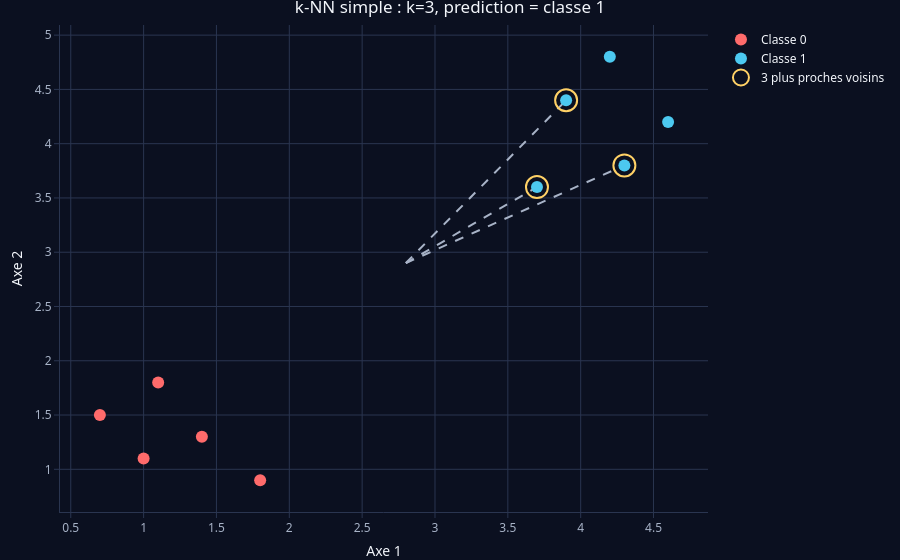

The code cell stored with this chart in its notebook:
### Markdown cell above
---

## Annexe A — Exemple visuel simple pour comprendre le k-NN

**1. Le vote des voisins.** On construit un petit nuage de 10 points sur 2 axes, on ajoute un nouveau point
(etoile) et on le classe par k-NN (vote majoritaire des $k$ voisins).

**2. Pourquoi standardiser ?** Un cas concret (clients decrits par leur age et leur revenu) montre que le plus
proche voisin **change** selon que l'on standardise ou non les variables.

### Code cell
# 1) Exemple visuel : 10 points, un nouveau point, k = 3
X_demo <- matrix(c(1.0,1.1, 1.4,1.3, 1.1,1.8, 0.7,1.5, 1.8,0.9,
                   4.3,3.8, 3.9,4.4, 4.6,4.2, 3.7,3.6, 4.2,4.8),
                 ncol = 2, byrow = TRUE)
y_demo <- rep(0:1, each = 5)
x_new  <- c(2.8, 2.9)
k <- 3

voisins <- order(sqrt(colSums((t(X_demo) - x_new)^2)))[1:k]
pred <- knn(X_demo, matrix(x_new, 1), factor(y_demo), k = k)

fig <- plot_ly()
for (i in voisins) {   # segments vers les k voisins
  fig <- add_trace(fig, x = c(x_new[1], X_demo[i, 1]), y = c(x_new[2], X_demo[i, 2]),
                   type = "scatter", mode = "lines", showlegend = FALSE,
                   line = list(color = MUTED, dash = "dash"))
}
for (c in 0:1) {
  fig <- add_trace(fig, x = X_demo[y_demo == c, 1], y = X_demo[y_demo == c, 2],
                   type = "scatter", mode = "markers", name = paste("Classe", c),
                   marker = list(size = 12, color = pick_class_color(c)))
}
fig %>%
  add_trace(x = X_demo[voisins, 1], y = X_demo[voisins, 2], type = "scatter", mode = "markers",
            name = paste(k, "plus proches voisins"),
            marker = list(size = 22, color = "rgba(0,0,0,0)", line = list(width = 2, color = HIGHLIGHT))) %>%
  add_trace(x = x_new[1], y = x_new[2], type = "scatter", mode = "markers", name = "Nouveau point",
            marker = list(size = 18, symbol = "star", color = pick_class_color("nouveau"))) %>%
  layout(title = paste0("k-NN simple : k=", k, ", prediction = classe ", pred),
         xaxis = list(title = "Axe 1"), yaxis = list(title = "Axe 2")) %>%
  apply_dark_theme()

### Figure 1 — Plotly figure (JSON) as saved in the notebook; plotly's stock layout.template omitted (floating-point values rounded to 4 significant figures)
{"data": [{"error_x": {"color": "rgba(76,201,240,1)"}, "error_y": {"color": "rgba(76,201,240,1)"}, "line": {"color": "#a8b3c7", "dash": "dash"}, "marker": {"color": "rgba(76,201,240,1)", "line": {"color": "rgba(76,201,240,1)"}}, "mode": "lines", "showlegend": false, "type": "scatter", "x": [2.8, 3.7], "xaxis": "x", "y": [2.9, 3.6], "yaxis": "y"}, {"error_x": {"color": "rgba(255,107,107,1)"}, "error_y": {"color": "rgba(255,107,107,1)"}, "line": {"color": "#a8b3c7", "dash": "dash"}, "marker": {"color": "rgba(255,107,107,1)", "line": {"color": "rgba(255,107,107,1)"}}, "mode": "lines", "showlegend": false, "type": "scatter", "x": [2.8, 4.3], "xaxis": "x", "y": [2.9, 3.8], "yaxis": "y"}, {"error_x": {"color": "rgba(255,209,102,1)"}, "error_y": {"color": "rgba(255,209,102,1)"}, "line": {"color": "#a8b3c7", "dash": "dash"}, "marker": {"color": "rgba(255,209,102,1)", "line": {"color": "rgba(255,209,102,1)"}}, "mode": "lines", "showlegend": false, "type": "scatter", "x": [2.8, 3.9], "xaxis": "x", "y": [2.9, 4.4], "yaxis": "y"}, {"error_x": {"color": "rgba(128,237,153,1)"}, "error_y": {"color": "rgba(128,237,153,1)"}, "line": {"color": "rgba(128,237,153,1)"}, "marker": {"color": "#ff6b6b", "line": {"color": "rgba(128,237,153,1)"}, "size": 12}, "mode": "markers", "name": "Classe 0", "type": "scatter", "x": [1, 1.4, 1.1, 0.7, 1.8], "xaxis": "x", "y": [1.1, 1.3, 1.8, 1.5, 0.9], "yaxis": "y"}, {"error_x": {"color": "rgba(199,125,255,1)"}, "error_y": {"color": "rgba(199,125,255,1)"}, "line": {"color": "rgba(199,125,255,1)"}, "marker": {"color": "#4cc9f0", "line": {"color": "rgba(199,125,255,1)"}, "size": 12}, "mode": "markers", "name": "Classe 1", "type": "scatter", "x": [4.3, 3.9, 4.6, 3.7, 4.2], "xaxis": "x", "y": [3.8, 4.4, 4.2, 3.6, 4.8], "yaxis": "y"}, {"error_x": {"color": "rgba(244,162,97,1)"}, "error_y": {"color": "rgba(244,162,97,1)"}, "line": {"color": "rgba(244,162,97,1)"}, "marker": {"color": "rgba(0,0,0,0)", "line": {"color": "#ffd166", "width": 2}, "size": 22}, "mode": "markers", "name": "3 plus proches voisins", "type": "scatter", "x": [3.7, 4.3, 3.9], "xaxis": "x", "y": [3.6, 3.8, 4.4], "yaxis": "y"}, {"error_x": {"color": "rgba(144,224,239,1)"}, "error_y": {"color": "rgba(144,224,239,1)"}, "line": {"color": "rgba(144,224,239,1)"}, "marker": {"color": "#ffd166", "line": {"color": "rgba(144,224,239,1)"}, "size": 18, "symbol": "star"}, "mode": "markers", "name": "Nouveau point", "type": "scatter", "x": 2.8, "xaxis": "x", "y": 2.9, "yaxis": "y"}], "layout": {"colorway": ["#4cc9f0", "#ff6b6b", "#ffd166", "#80ed99", "#c77dff", "#f4a261", "#90e0ef", "#e9c46a"], "font": {"color": "#f3f6fb", "family": "Segoe UI, Arial"}, "hoverlabel": {"bgcolor": "#121a2b", "font": {"color": "#f3f6fb"}}, "hovermode": "closest", "legend": {"bgcolor": "rgba(0,0,0,0)", "font": {"color": "#f3f6fb"}}, "margin": {"b": 40, "l": 60, "r": 10, "t": 25}, "paper_bgcolor": "#0b1020", "plot_bgcolor": "#0b1020", "showlegend": true, "title": "k-NN simple : k=3, prediction = classe 1", "xaxis": {"automargin": true, "domain": [0, 1], "gridcolor": "#2a3550", "linecolor": "#2a3550", "tickcolor": "#2a3550", "tickfont": {"color": "#a8b3c7"}, "title": "Axe 1", "zerolinecolor": "#2a3550"}, "yaxis": {"automargin": true, "domain": [0, 1], "gridcolor": "#2a3550", "linecolor": "#2a3550", "tickcolor": "#2a3550", "tickfont": {"color": "#a8b3c7"}, "title": "Axe 2", "zerolinecolor": "#2a3550"}}}
